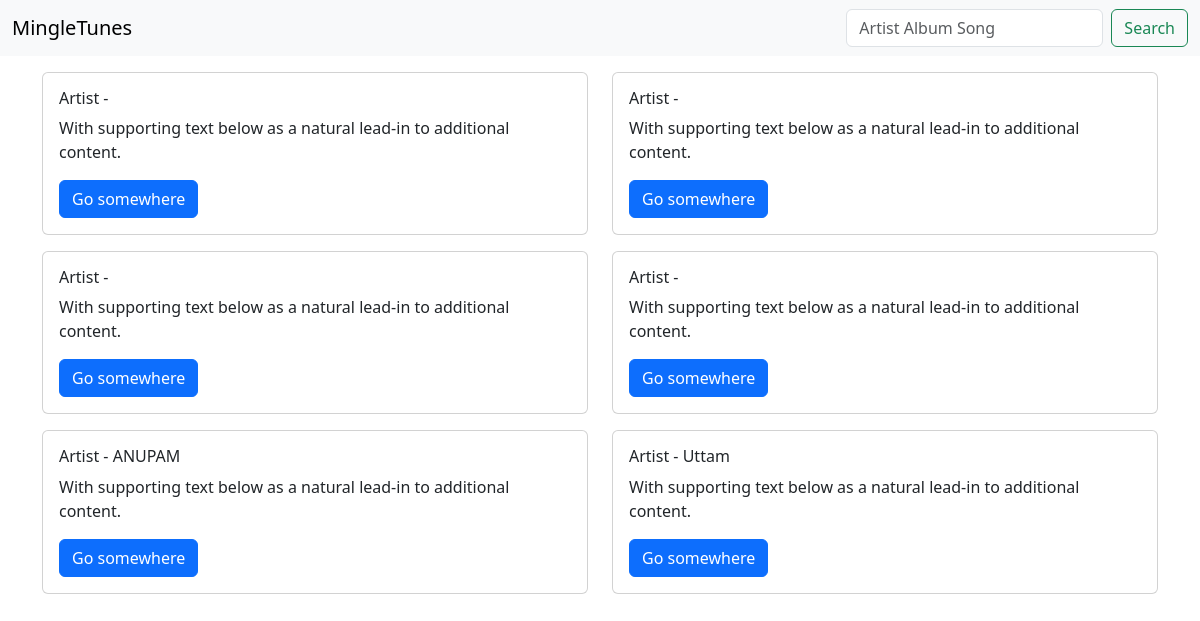
The app's page /, older data.
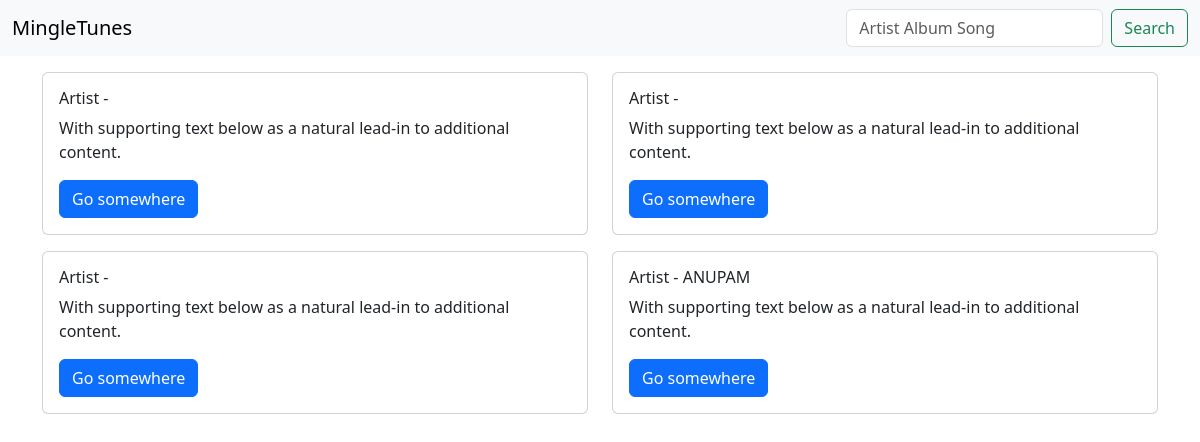
The same page, newer data.
### SongConnect/models.py (models this page shows, shortened)
class PlaylistSong(models.Model):
    id = models.AutoField(primary_key=True)
    playlist = models.ForeignKey(playlist, on_delete=models.CASCADE)
    song = models.ForeignKey(song, on_delete=models.CASCADE)

class playlist(models.Model):
    id = models.AutoField(primary_key=True)
    user = models.ForeignKey(User, on_delete=models.CASCADE)
    name = models.CharField(max_length=255)
    rules = models.TextField(blank=True, null=True)
    created_at = models.DateTimeField(auto_now_add=True)
    updated_at = models.DateTimeField(auto_now=True)

class interaction(models.Model):
    id = models.BigAutoField(primary_key=True)
    user = models.ForeignKey(User, on_delete=models.CASCADE)
    song = models.ForeignKey(song, on_delete=models.CASCADE)
    liked = models.BooleanField()
    play_count = models.IntegerField()
    created_at = models.DateTimeField()
    updated_at = models.DateTimeField()

class song(models.Model):
    id = models.CharField(max_length=36, primary_key=True)
    album = models.ForeignKey(album, on_delete=models.CASCADE)
    artist = models.ForeignKey(artist, on_delete=models.CASCADE)
    title = models.CharField(max_length=255)
    length = models.FloatField()
    disc = models.IntegerField()
    lyrics = models.TextField()
    path = models.TextField()
    mtime = models.IntegerField()
    created_at = models.DateTimeField(auto_now_add=True)
    updated_at = models.DateTimeField(auto_now=True)

class artist(models.Model):
    id = models.AutoField(primary_key=True)
    name = models.CharField(max_length=255)
    image = models.CharField(max_length=255)
    created_at = models.DateTimeField(auto_now_add=True)
    updated_at = models.DateTimeField(auto_now=True)

### SongConnect/views.py (the view)
# urls.py: path('', views.index, name="index"),
def index(request):
    playlist_songs = PlaylistSong.objects.all()
    playlists = playlist.objects.all().order_by('-created_at')
    interactions = interaction.objects.all().order_by('-created_at')
    songs = song.objects.all().order_by('-updated_at')
    allSongs = list(playlist_songs) + list(playlists) + list(interactions) + list(songs)
    return render(request, template_name="mingletunes/index.html", context={"allSongs": allSongs})

### SongConnect/templates/mingletunes/index.html
{% extends 'mingletunes/base.html' %}
{% block content %}
      <div class="container mt-3">
        <div class="row">
            {% for songss in allSongs %}
                <div class="col-sm-6">
                    <div class="card mb-3">
                        <div class="card-body">
                            <h6 class="card-title">Artist - {{ songss.artist.name }}</h6>
                            <p class="card-text">With supporting text below as a natural lead-in to additional content.</p>
                            <a href="#" class="btn btn-primary">Go somewhere</a>
                        </div>
                    </div>
                </div>
                {% if forloop.counter|divisibleby:2 %}
                    </div><div class="row">
                {% endif %}
            {% endfor %}
        </div>
    </div>
{% endblock content %}

### SongConnect/templates/mingletunes/base.html (shortened to what this page needs)
<!doctype html>
<html lang="en">
  <head>
    <link href="https://cdn.jsdelivr.net/npm/bootstrap@5.3.0-alpha1/dist/css/bootstrap.min.css" rel="stylesheet">
    {% load static %}
  </head>
  <body>
    <nav class="navbar navbar-expand-lg navbar-light bg-light">
        <div class="container-fluid">
            <a class="navbar-brand" href="{% url 'index' %}">MingleTunes</a>
            <form class="d-flex" role="search" >
                <input class="form-control me-2" type="search" placeholder="Artist Album Song" aria-label="Search" name="search">
                <button class="btn btn-outline-success" type="submit">Search</button>
            </form>
        </div>
    </nav>
        {% block content %}
        {% endblock content %}
  </body>
</html>

Row changes from the older to the newer data that the page shows:
removed song: artist.name "Uttam"
